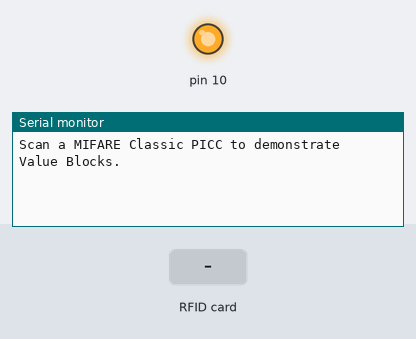
This sketch was run on a simulated Arduino Uno, built with avr-gcc and run on an emulated ATmega328P. On the bench: output pins drawn as LEDs (lit = HIGH), the last lines printed to the serial monitor. The test bench sets the inputs (shaded band).

Above: at 1.2 s.
1.3 s: RFID card 5E 7A 19 C4 held to the reader
At 1.42 s:
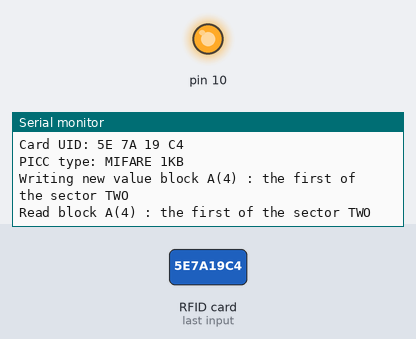
At 3.0 s:
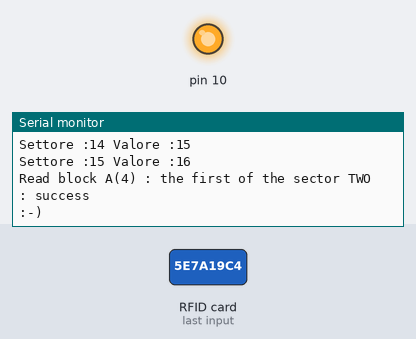
Timing chart, 0 to 4.5 s (numbered marks = the images above; inputs shaded):
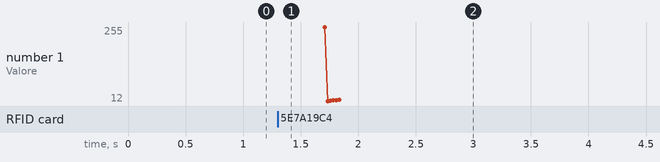

Measured:
- after the input at 1.3 s, the serial monitor: prints a new line at once (image 1)

The sketch:

MFRC522_ReadAndWrite.ino
```cpp
/*
 * MFRC522 - Library to use ARDUINO RFID MODULE KIT 13.56 MHZ WITH TAGS SPI W AND R BY COOQROBOT.
 * The library file MFRC522.h has a wealth of useful info. Please read it.
 * The functions are documented in MFRC522.cpp.
 *
 * Based on code Dr.Leong   ( WWW.B2CQSHOP.COM )
 * Created by Miguel Balboa (circuitito.com), Jan, 2012.
 * Rewritten by Søren Thing Andersen (access.thing.dk), fall of 2013 (Translation to English, refactored, comments, anti collision, cascade levels.)
 *
 * Released into the public domain.
 *
 * This sample shows how to setup a block on a MIFARE Classic PICC to be in "Value Block" mode.
 * In Value Block mode the operations Increment/Decrement/Restore and Transfer can be used.
 *
 ----------------------------------------------------------------------------- empty_skull

 - Aggiunti pin per arduino Mega
 - Scritto semplice codice per la scrittura e lettura

 - add pin configuration for arduino mega
 - write simple read/write Code for new entry user

 http://mac86project.altervista.org/

 ----------------------------------------------------------------------------- Nicola Coppola
 * Pin layout should be as follows:
 * Signal     Pin              Pin               Pin
 *            Arduino Uno      Arduino Mega      MFRC522 board
 * ------------------------------------------------------------
 * Reset      9                5                 RST
 * SPI SS     10               53                SDA
 * SPI MOSI   11               52                MOSI
 * SPI MISO   12               51                MISO
 * SPI SCK    13               50                SCK
 *
 * The reader can be found on eBay for around 5 dollars. Search for "mf-rc522" on ebay.com.
 */

#include <SPI.h>
#include <MFRC522.h>

#define SS_PIN 4
#define RST_PIN 2
MFRC522 mfrc522(SS_PIN, RST_PIN);        // Create MFRC522 instance.

void setup() {
        Serial.begin(9600);        // Initialize serial communications with the PC
        SPI.begin();                // Init SPI bus
        mfrc522.PCD_Init();        // Init MFRC522 card
        Serial.println("Scan a MIFARE Classic PICC to demonstrate Value Blocks.");
}

void loop() {

        // Prepare key - all keys are set to FFFFFFFFFFFFh at chip delivery from the factory.
        MFRC522::MIFARE_Key key;
        for (byte i = 0; i < 6; i++) {
                key.keyByte[i] = 0xFF;
        }
        // Look for new cards
        if ( ! mfrc522.PICC_IsNewCardPresent()) {
                return;
        }

        // Select one of the cards
        if ( ! mfrc522.PICC_ReadCardSerial()) {
                return;
        }
        // Now a card is selected. The UID and SAK is in mfrc522.uid.

        // Dump UID
        Serial.print("Card UID:");
        for (byte i = 0; i < mfrc522.uid.size; i++) {
                Serial.print(mfrc522.uid.uidByte[i] < 0x10 ? " 0" : " ");
                Serial.print(mfrc522.uid.uidByte[i], HEX);
        }
        Serial.println();

        // Dump PICC type
        byte piccType = mfrc522.PICC_GetType(mfrc522.uid.sak);
        Serial.print("PICC type: ");
        Serial.println(mfrc522.PICC_GetTypeName(piccType));
        if (        piccType != MFRC522::PICC_TYPE_MIFARE_MINI
                &&        piccType != MFRC522::PICC_TYPE_MIFARE_1K
                &&        piccType != MFRC522::PICC_TYPE_MIFARE_4K) {
                //Serial.println("This sample only works with MIFARE Classic cards.");
                return;
        }

        // In this sample we use the second sector (ie block 4-7). the first sector is = 0
        // scegliere settore di lettura da 0 = primo settore
        byte sector         = 1;
        // block sector 0-3(sector0) 4-7(sector1) 8-11(sector2)
        // blocchi di scrittura da 0-3(sector0) 4-7(sector1) 8-11(sector2)
        byte valueBlockA    = 4;
        byte valueBlockB    = 5;
        byte valueBlockC    = 6;
        byte trailerBlock   = 7;
        byte status;
        // Authenticate using key A.
        // avvio l'autentificazione A
        //Serial.println("Authenticating using key A...");
        status = mfrc522.PCD_Authenticate(MFRC522::PICC_CMD_MF_AUTH_KEY_A, trailerBlock, &key, &(mfrc522.uid));
        if (status != MFRC522::STATUS_OK) {
                Serial.print("PCD_Authenticate() failed: ");
                Serial.println(mfrc522.GetStatusCodeName(status));
                return;
        }
        // Authenticate using key B.
        // avvio l'autentificazione B
        //Serial.println("Authenticating again using key B...");
        status = mfrc522.PCD_Authenticate(MFRC522::PICC_CMD_MF_AUTH_KEY_B, trailerBlock, &key, &(mfrc522.uid));
        if (status != MFRC522::STATUS_OK) {
                Serial.print("PCD_Authenticate() failed: ");
                Serial.println(mfrc522.GetStatusCodeName(status));
                return;
        }

        // Writing new value block A
        // Scrivo i valori per il settore A
        Serial.println("Writing new value block A(4) : the first of the sector TWO ");
                byte value1Block[] = { 1,2,3,4,  5,6,7,8, 9,10,255,12,  13,14,15,16,   valueBlockA,~valueBlockA,valueBlockA,~valueBlockA };
                status = mfrc522.MIFARE_Write(valueBlockA, value1Block, 16);
                if (status != MFRC522::STATUS_OK) {
                        Serial.print("MIFARE_Write() failed: ");
                        Serial.println(mfrc522.GetStatusCodeName(status));
                }
        /*

        // Writing new value block B
        // Scrivo i valori per il settore B
        Serial.println("Writing new value block B");
                byte value2Block[] = { 255,255,255,255,  0,0,0,0, 0,0,0,0,  255,255,255,255,   valueBlockB,~valueBlockB,valueBlockB,~valueBlockB };
                status = mfrc522.MIFARE_Write(valueBlockB, value2Block, 16);
                if (status != MFRC522::STATUS_OK) {
                        Serial.print("MIFARE_Write() failed: ");
                        Serial.println(mfrc522.GetStatusCodeName(status));
                }

        // Writing new value block D
        // Scrivo i valori per il settore C
        Serial.println("Writing new value block C");
                byte value3Block[] = { 255,255,255,255,  0,0,0,0, 0,0,0,0,  255,255,255,255,   valueBlockC,~valueBlockC,valueBlockC,~valueBlockC };
                status = mfrc522.MIFARE_Write(valueBlockC, value3Block, 16);
                if (status != MFRC522::STATUS_OK) {
                        Serial.print("MIFARE_Write() failed: ");
                        Serial.println(mfrc522.GetStatusCodeName(status));
                }

        */


        Serial.println("Read block A(4) : the first of the sector TWO");
        byte buffer[18];
        byte size = sizeof(buffer);
        // change this: valueBlockA , for read anather block
        // cambiate valueBlockA per leggere un altro blocco
        status = mfrc522.MIFARE_Read(valueBlockA, buffer, &size);
        Serial.print("Settore : 0 Valore :");
        Serial.println(buffer[0]);
        Serial.print("Settore : 1 Valore :");
        Serial.println(buffer[1]);
        Serial.print("Settore : 2 Valore :");
        Serial.println(buffer[2]);
        Serial.print("Settore : 3 Valore :");
        Serial.println(buffer[3]);
        Serial.print("Settore : 4 Valore :");
        Serial.println(buffer[4]);
        Serial.print("Settore : 5 Valore :");
        Serial.println(buffer[5]);
        Serial.print("Settore : 6 Valore :");
        Serial.println(buffer[6]);
        Serial.print("Settore : 7 Valore :");
        Serial.println(buffer[7]);
        Serial.print("Settore : 8 Valore :");
        Serial.println(buffer[8]);
        Serial.print("Settore : 9 Valore :");
        Serial.println(buffer[9]);
        Serial.print("Settore :10 Valore :");
        Serial.println(buffer[10]);
        Serial.print("Settore :11 Valore :");
        Serial.println(buffer[11]);
        Serial.print("Settore :12 Valore :");
        Serial.println(buffer[12]);
        Serial.print("Settore :13 Valore :");
        Serial.println(buffer[13]);
        Serial.print("Settore :14 Valore :");
        Serial.println(buffer[14]);
        Serial.print("Settore :15 Valore :");
        Serial.println(buffer[15]);


        //byte value1Block[] = { 1,2,3,4,  5,6,7,8, 9,10,255,12,  13,14,15,16,   valueBlockA,~valueBlockA,valueBlockA,~valueBlockA };
        if (
        buffer[0]  == 1   &&
        buffer[1]  == 2   &&
        buffer[2]  == 3   &&
        buffer[3]  == 4   &&
        buffer[4]  == 5   &&
        buffer[5]  == 6   &&
        buffer[6]  == 7   &&
        buffer[7]  == 8   &&
        buffer[8]  == 9   &&
        buffer[9]  == 10  &&
        buffer[10] == 255 &&
        buffer[11] == 12  &&
        buffer[12] == 13  &&
        buffer[13] == 14  &&
        buffer[14] == 15  &&
        buffer[15] == 16
        ){

        // sel a scrittura è uguale alla lettura allora e stato un successo !!
        Serial.println("Read block A(4) : the first of the sector TWO : success");
        Serial.println(":-)");

        }else{

         //  scrittura Fallita
        Serial.println("Read block A(4) : the first of the sector TWO : no match - write don't work fine ");
        Serial.println(":-( ");

        }


        // risponde successo
        //Serial.println(mfrc522.GetStatusCodeName(status));

        // Dump the result
        //mfrc522.PICC_DumpMifareClassicSectorToSerial(&(mfrc522.uid), &key, sector);

        // Halt PICC
        mfrc522.PICC_HaltA();

        // Stop encryption on PCD
        mfrc522.PCD_StopCrypto1();


}
```
